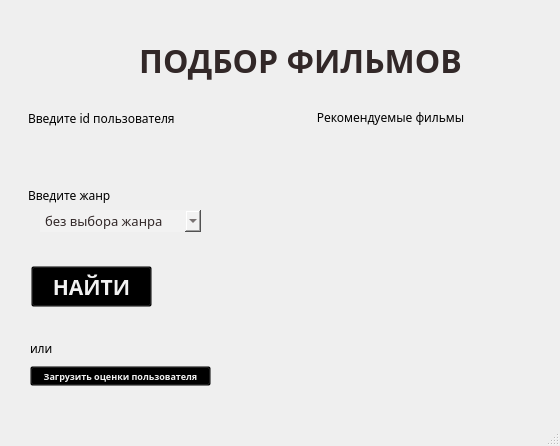
<?xml version="1.0" encoding="UTF-8"?>
<ui version="4.0">
 <class>MainWindow</class>
 <widget class="QMainWindow" name="MainWindow">
  <property name="geometry">
   <rect>
    <x>0</x>
    <y>0</y>
    <width>560</width>
    <height>446</height>
   </rect>
  </property>
  <property name="font">
   <font>
    <pointsize>11</pointsize>
   </font>
  </property>
  <property name="windowTitle">
   <string>Рекомендательная система</string>
  </property>
  <widget class="QWidget" name="centralwidget">
   <widget class="QLabel" name="bg">
    <property name="geometry">
     <rect>
      <x>0</x>
      <y>0</y>
      <width>561</width>
      <height>411</height>
     </rect>
    </property>
    <property name="text">
     <string/>
    </property>
    <property name="pixmap">
     <pixmap>Frame 2.png</pixmap>
    </property>
   </widget>
   <widget class="QComboBox" name="comboBox">
    <property name="geometry">
     <rect>
      <x>40</x>
      <y>210</y>
      <width>161</width>
      <height>22</height>
     </rect>
    </property>
    <property name="font">
     <font>
      <family>Montserrat Medium</family>
      <pointsize>10</pointsize>
     </font>
    </property>
    <property name="styleSheet">
     <string notr="true">border: 0px;
color: rgb(50, 40, 40);
background-color: rgb(242, 242, 242);</string>
    </property>
    <item>
     <property name="text">
      <string>без выбора жанра</string>
     </property>
    </item>
    <item>
     <property name="text">
      <string>Western</string>
     </property>
    </item>
    <item>
     <property name="text">
      <string>Documentary</string>
     </property>
    </item>
    <item>
     <property name="text">
      <string>Sci-Fi</string>
     </property>
    </item>
    <item>
     <property name="text">
      <string>Adventure</string>
     </property>
    </item>
    <item>
     <property name="text">
      <string>Crime</string>
     </property>
    </item>
    <item>
     <property name="text">
      <string>Comedy</string>
     </property>
    </item>
    <item>
     <property name="text">
      <string>Children</string>
     </property>
    </item>
    <item>
     <property name="text">
      <string>Musical</string>
     </property>
    </item>
    <item>
     <property name="text">
      <string>Romance</string>
     </property>
    </item>
    <item>
     <property name="text">
      <string>Horror</string>
     </property>
    </item>
    <item>
     <property name="text">
      <string>Drama</string>
     </property>
    </item>
    <item>
     <property name="text">
      <string>Fantasy</string>
     </property>
    </item>
    <item>
     <property name="text">
      <string>Action</string>
     </property>
    </item>
    <item>
     <property name="text">
      <string>Thriller</string>
     </property>
    </item>
    <item>
     <property name="text">
      <string>Mystery</string>
     </property>
    </item>
    <item>
     <property name="text">
      <string>Animation</string>
     </property>
    </item>
    <item>
     <property name="text">
      <string>War</string>
     </property>
    </item>
    <item>
     <property name="text">
      <string>Film-Noir</string>
     </property>
    </item>
   </widget>
   <widget class="QLineEdit" name="id_lineEdit">
    <property name="geometry">
     <rect>
      <x>40</x>
      <y>135</y>
      <width>161</width>
      <height>21</height>
     </rect>
    </property>
    <property name="font">
     <font>
      <family>Montserrat Medium</family>
      <pointsize>12</pointsize>
      <weight>50</weight>
      <bold>false</bold>
     </font>
    </property>
    <property name="styleSheet">
     <string notr="true">background-color: rgba(0, 0, 0, 0);
border: 0px;
color: rgb(50, 40, 40);</string>
    </property>
   </widget>
   <widget class="QPushButton" name="pushButton">
    <property name="geometry">
     <rect>
      <x>31</x>
      <y>266</y>
      <width>121</width>
      <height>41</height>
     </rect>
    </property>
    <property name="font">
     <font>
      <family>Montserrat Black</family>
      <pointsize>16</pointsize>
      <weight>75</weight>
      <bold>true</bold>
     </font>
    </property>
    <property name="styleSheet">
     <string notr="true">background-color: rgba(0,0,0,0);
color: rgb(242,242,242);</string>
    </property>
    <property name="text">
     <string>НАЙТИ</string>
    </property>
   </widget>
   <widget class="QLabel" name="title_label">
    <property name="geometry">
     <rect>
      <x>110</x>
      <y>30</y>
      <width>381</width>
      <height>61</height>
     </rect>
    </property>
    <property name="font">
     <font>
      <family>Montserrat ExtraBold</family>
      <pointsize>24</pointsize>
      <weight>75</weight>
      <bold>true</bold>
     </font>
    </property>
    <property name="styleSheet">
     <string notr="true">color: rgb(50,40,40);</string>
    </property>
    <property name="text">
     <string>ПОДБОР ФИЛЬМОВ</string>
    </property>
    <property name="alignment">
     <set>Qt::AlignCenter</set>
    </property>
   </widget>
   <widget class="QLabel" name="id_label">
    <property name="geometry">
     <rect>
      <x>28</x>
      <y>110</y>
      <width>191</width>
      <height>16</height>
     </rect>
    </property>
    <property name="font">
     <font>
      <family>Montserrat Medium</family>
      <pointsize>9</pointsize>
     </font>
    </property>
    <property name="text">
     <string>Введите id пользователя</string>
    </property>
   </widget>
   <widget class="QLabel" name="genre_label">
    <property name="geometry">
     <rect>
      <x>28</x>
      <y>187</y>
      <width>181</width>
      <height>16</height>
     </rect>
    </property>
    <property name="font">
     <font>
      <family>Montserrat Medium</family>
      <pointsize>9</pointsize>
     </font>
    </property>
    <property name="text">
     <string>Введите жанр</string>
    </property>
   </widget>
   <widget class="QLabel" name="movies_label">
    <property name="geometry">
     <rect>
      <x>250</x>
      <y>102</y>
      <width>281</width>
      <height>31</height>
     </rect>
    </property>
    <property name="font">
     <font>
      <family>Montserrat Medium</family>
      <pointsize>9</pointsize>
     </font>
    </property>
    <property name="text">
     <string>Рекомендуемые фильмы</string>
    </property>
    <property name="alignment">
     <set>Qt::AlignCenter</set>
    </property>
   </widget>
   <widget class="QLabel" name="movies_label_2">
    <property name="geometry">
     <rect>
      <x>254</x>
      <y>139</y>
      <width>281</width>
      <height>251</height>
     </rect>
    </property>
    <property name="font">
     <font>
      <family>Montserrat Medium</family>
      <pointsize>9</pointsize>
     </font>
    </property>
    <property name="styleSheet">
     <string notr="true">background-color: rgba(0, 0, 0, 0);
border: 0px;
color: rgb(50, 40, 40);</string>
    </property>
    <property name="text">
     <string/>
    </property>
    <property name="alignment">
     <set>Qt::AlignLeading|Qt::AlignLeft|Qt::AlignTop</set>
    </property>
   </widget>
   <widget class="QLabel" name="id_label_2">
    <property name="geometry">
     <rect>
      <x>30</x>
      <y>340</y>
      <width>191</width>
      <height>16</height>
     </rect>
    </property>
    <property name="font">
     <font>
      <family>Montserrat Medium</family>
      <pointsize>9</pointsize>
     </font>
    </property>
    <property name="text">
     <string>или</string>
    </property>
   </widget>
   <widget class="QPushButton" name="pushButton_2">
    <property name="geometry">
     <rect>
      <x>30</x>
      <y>366</y>
      <width>181</width>
      <height>20</height>
     </rect>
    </property>
    <property name="font">
     <font>
      <family>Montserrat ExtraBold</family>
      <pointsize>7</pointsize>
      <weight>75</weight>
      <bold>true</bold>
     </font>
    </property>
    <property name="styleSheet">
     <string notr="true">background-color: rgba(0,0,0,0);
color: rgb(242,242,242);</string>
    </property>
    <property name="text">
     <string>Загрузить оценки пользователя</string>
    </property>
   </widget>
  </widget>
  <widget class="QMenuBar" name="menubar">
   <property name="geometry">
    <rect>
     <x>0</x>
     <y>0</y>
     <width>560</width>
     <height>18</height>
    </rect>
   </property>
  </widget>
  <widget class="QStatusBar" name="statusbar"/>
 </widget>
 <resources/>
 <connections/>
</ui>
